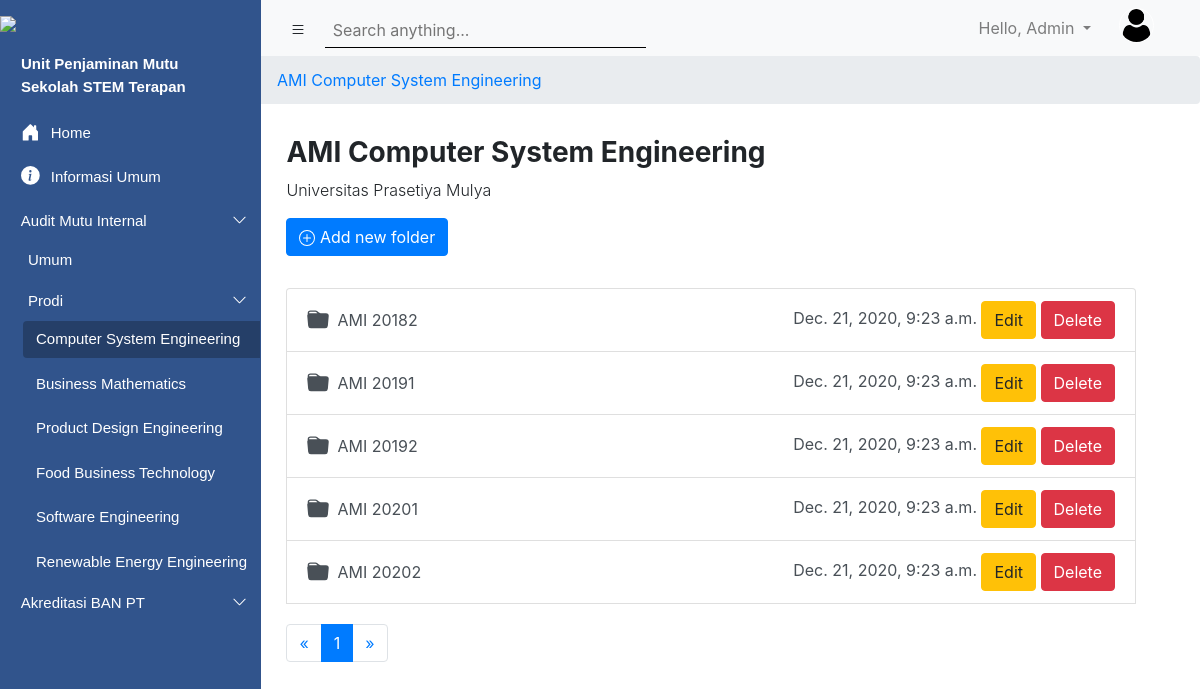
Page /folder/AMI/2 (signed in) on the earlier database version.
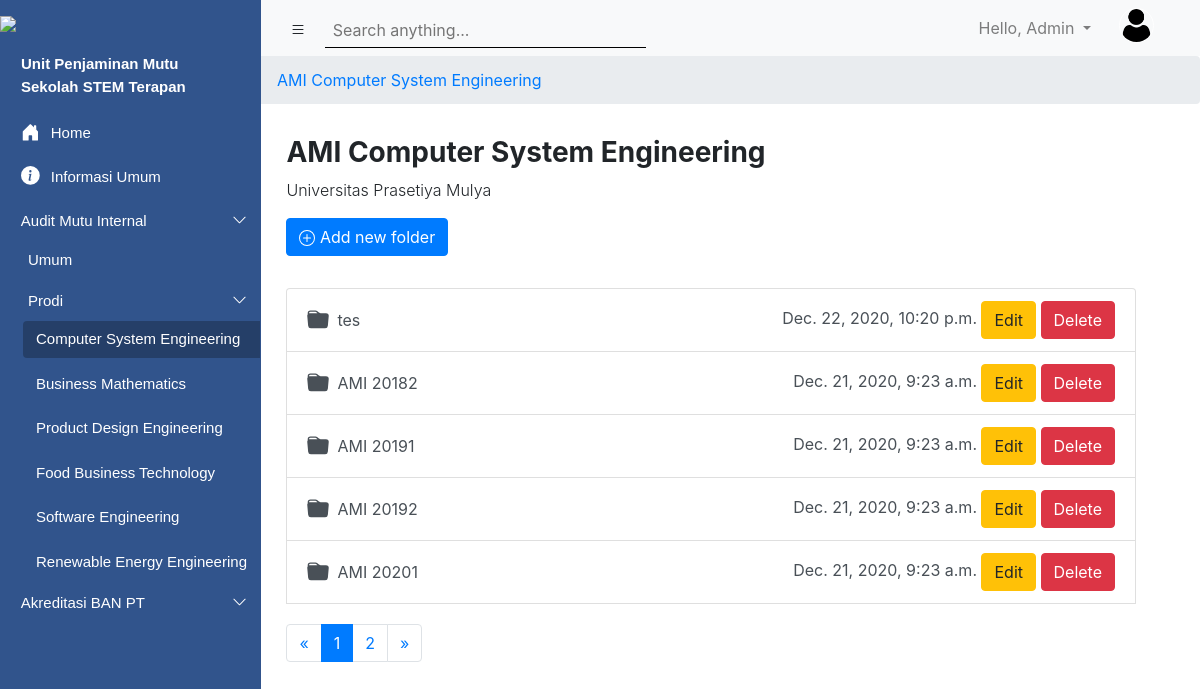
Same page on the later database version.
### upmsite/models.py (models this page shows, shortened)
class Folder(models.Model):
    listKategori = (
        ('AMI', 'AMI'),
        ('ABPT', 'ABPT'),
        ('Informasi Umum', 'Informasi Umum'),
    )
    nama_folder = models.CharField(default='', max_length=256)
    nama_prodi = models.ForeignKey(ProgramStudi, on_delete=models.CASCADE, blank = True, null = True)
    kategori = models.CharField(max_length=50, choices=listKategori)
    public_status = models.BooleanField(default = True)
    created_at = models.DateTimeField(auto_now_add=True)
    updated_at = models.DateTimeField(auto_now=True)
    isAllowNewFolder = models.BooleanField(default = True)
    isAllowNewFile = models.BooleanField(default = True)
    class Meta:
        ordering = ['-updated_at']

### Accounts/models.py (models this page shows, shortened)
class ProgramStudi(models.Model):
    nama_prodi = models.CharField(max_length=200)

### upmsite/viewscinta.py (the view)
# urls.py: path('folder/<str:kategori>/<int:pk_prodi>', viewscinta.FolderList, name="folder-list"),
def FolderList(request, kategori, pk_prodi):
    roles = request.user.roles
    prodi = request.user.prodi
    semua_prodi = models_account.ProgramStudi.objects.all()
    prodi_terpilih = models_account.ProgramStudi.objects.filter(id=prodi.id)
    ami_umum = models.Folder.objects.filter(nama_prodi=None, kategori='AMI')
    abpt_umum = models.Folder.objects.filter(nama_prodi=None, kategori='ABPT')
    global data_pk_prodi
    data_pk_prodi = pk_prodi
    if kategori == 'Informasi Umum':
        kategori = kategori
        informasiUmum = models.Folder.objects.filter(kategori=kategori)
        now = datetime.datetime.now()
        nowtimezone = timezone.now()
        time = timezone.localtime(informasiUmum[0].updated_at)
        p_informasiumum = Paginator(informasiUmum, 5)
        page_number = request.GET.get('page')
        totalfolder = len(informasiUmum)
        jumlah_halaman = []
        for x in range(1, p_informasiumum.num_pages+1):
            jumlah_halaman.append(x)
        context = {
            'pk_prodi': pk_prodi,
            'roles': roles,
            'prodi': prodi,
            'pages': p_informasiumum.get_page(page_number),
            'jumlah_halaman': jumlah_halaman,
            'totalfolder': totalfolder,
        }
    else:
        roles = request.user.roles
        semua_prodi = models_account.ProgramStudi.objects.all()
        informasiUmum = models.Folder.objects.filter(kategori=kategori, nama_prodi__id=pk_prodi)
        selected_prodi = models_account.ProgramStudi.objects.get(id=pk_prodi)
        p_informasiumum = Paginator(informasiUmum, 5)
        totalfolder = len(informasiUmum)
        jumlah_halaman = []
        print(roles)
        page_number = request.GET.get('page')
        for x in range(1, p_informasiumum.num_pages+1):
            jumlah_halaman.append(x)
        label = kategori
        if kategori == "ABPT":
            label = "ABPT"
        elif kategori == "AMI":
            label = "AMI"
        context = {
            'pk_prodi': pk_prodi,
            'label': label,
            'informasiUmum': informasiUmum,
            'roles': roles,
            'prodi': selected_prodi.nama_prodi,
            'pages': p_informasiumum.get_page(page_number),
            'jumlah_halaman': jumlah_halaman,
            'totalfolder': totalfolder,
        }
    context1 = {
        'kategori': kategori,
        'ami_umum': ami_umum,
        'abpt_umum': abpt_umum,
        'semua_prodi': semua_prodi,
        'prodi_terpilih': prodi_terpilih,
    }
    return render(request, 'Akreditasi/FolderList.html', {**context , **context1})

### Templates/Akreditasi/FolderList.html (shortened to what this page needs)
{% extends 'main.html' %}
{% load static %}
{% block search %}
      <div class="search1">
        <input class="input-sm border-0 p-2 col-md-11 input_search1" id="searchbox" type="text" placeholder="Search anything...">
      </div>
{% endblock %}
{% block content %}
<section>
  <nav aria-label="breadcrumb">
      <ol class="breadcrumb">
        {% if kategori == 'Informasi Umum' %}
        <li class="breadcrumb-item"><a href="#">{{kategori}}</a></li>
        {% else %}
        <li class="breadcrumb-item"><a href="#">{{label}} {{prodi}}</a></li>
        {% endif %}
      </ol>
  </nav>
</section>
  <section class="page-title" style="margin-left: 17.9rem; ">
    {% if kategori == 'Informasi Umum' %}
    <h3 class="font-weight-bold">{{kategori}}</h3>
    {% else %}
    <h3 class="font-weight-bold">{{label}} {{prodi}}</h3>
    {% endif %}
      <p class="font-weight-light">Universitas Prasetiya Mulya</p>
      {% if roles == 'Admin'%}
      <a class="btn btn-primary" href="{% url 'folder-create' kategori=kategori pk_prodi=pk_prodi %}">
        Add new folder
      </a>
      {% endif %}
  </section>
  {% if totalfolder >= 1 %}
  <section class="page-title" style="margin-left: 17.9rem; margin-right: 4rem;">
    <div class="list-group">
      {%for item in pages%}
        <div type="button" class="list-group-item list-group-item-action button list-main" data-role="list-menus" onclick="window.location='{% url 'subfolder1-list' pk_parent=item.id %}';">
          <a class="text-decoration-none text-reset text-control">{{item.nama_folder}}</a>
          {% if roles == 'Admin'%}
          <div class=end-box>
            <a class="text-decoration-none text-reset text-control">{{item.updated_at}}</a>
            <a href="{% url 'folder-update' kategori=kategori pk_prodi=item.id %}" class="btn btn-warning btn-card-menu">Edit</a>
            <a href="{% url 'folder-delete' kategori=kategori pk_prodi=item.id %}" class="btn btn-danger btn-card-menu">Delete</a>
          </div>
          {% else %}
          <div class=end-box>
            <a class="text-decoration-none text-reset text-control">{{item.updated_at}}</a>
          </div>
          {% endif %}
        </div>
      {%endfor%}
      <nav aria-label="Page navigation example" style='margin-top:20px;'>
        <ul class="pagination">
          <li class="page-item">
            {% if pages.has_previous %}
            <a class="page-link" href="?page={{ pages.previous_page_number }}" aria-label="Previous">
              <span aria-hidden="true">&laquo;</span>
            </a>
            {% else %}
            <a class="page-link" href="?page={{ pages.number }}" aria-label="Previous">
              <span aria-hidden="true">&laquo;</span>
            </a>
            {% endif %}
          </li>
          {% for x in jumlah_halaman %}
          <li class="page-item {% if pages.number == x %}active{% endif %}" id="pages"><a class="page-link" href="?page={{x}}">{{x}}</a></li>
          {% endfor %}
          <li class="page-item">
            {% if pages.has_next %}
            <a class="page-link" href="?page={{ pages.next_page_number }}" aria-label="Next">
              <span aria-hidden="true">&raquo;</span>
            </a>
            {% else %}
            <a class="page-link" href="?page={{ pages.number }}" aria-label="Next">
              <span aria-hidden="true">&raquo;</span>
            </a>
            {% endif %}
          </li>
        </ul>
      </nav>
    </div>
  </section>
  {% endif %}
{% endblock %}

### Templates/main.html (shortened to what the changed rows need)
{% load static %}
<!DOCTYPE html>
<html lang="en">
<head>
    <link rel="stylesheet" href="https://stackpath.bootstrapcdn.com/bootstrap/4.5.2/css/bootstrap.min.css">
    <link rel="stylesheet" href="{% static 'css/main.css'%}">
</head>
<body>
    <section class="left_navigation" id="leftSidebar">
        <div class="accordion navigation_menu pt-3" id="accordionExample">
            <div class="card card1">
              <div class="card-head card1-2" id="headingTwo">
                <h2 class="mb-0">
                  <button class="btn btn-link btn-block text-left collapsed button1" id="buttonTest" type="button" data-toggle="collapse" data-target="#collapseTwo" aria-expanded="false" aria-controls="collapseTwo">
                    <div class="button-content-2">
                        <div>Audit Mutu Internal</div>
                        <div class="caret">
                        </div>
                    </div>
                  </button>
                </h2>
              </div>
              <div id="collapseTwo" class="{% if kategori == 'AMI'%}collapse show{% else %}collapse{% endif %} buttonTest2" aria-labelledby="headingTwo" data-parent="#accordionExample">
                {% for item in ami_umum %}
                <a class="btn btn-link btn-block text-left button1 ml-4 {% if kategori == 'AMI' and prodi == None %}main-active{% endif %}" type="button" href="{% url 'subfolder1-list' pk_parent=item.id %}">
                  Umum
                </a>
                {% endfor %}
                {% if roles == 'Admin' %}
                <div class="accordion navigation_menu" id="accordionExampleTwo">
                  <div class="card-head card1-2" id="headingFour">
                    <h2 class="mb-0">
                      <button class="btn btn-link btn-block-inside text-left collapsed button1 ml-4" id="buttonTest" type="button" data-toggle="collapse" data-target="#collapseFour" aria-expanded="false" aria-controls="collapseFour">
                        <div class="button-content-3">
                          <div>Prodi</div>
                          <div class="caret">
                          </div>
                        </div>
                      </button>
                    </h2>
                  </div>
                  <div id="collapseFour" class="{% if kategori == 'AMI' and prodi != None %}collapse show{% else %}collapse{% endif %} buttonTest2" aria-labelledby="headingFour" data-parent="#accordionExampleTwo">
                    {% for prodi in semua_prodi %}
                    <a class="btn btn-link btn-block text-left button1 button-prodi {% if kategori == 'AMI' and prodi.id == pk_prodi %}main-active{% endif %}" type="button" href="{% url 'folder-list' kategori='AMI' pk_prodi=prodi.id%}">
                      {{prodi.nama_prodi}}
                    </a>
                    {% endfor %}
                  </div>
                </div>
                {% elif roles == 'Faculty Member' or roles == 'Admin Prodi' %}
                  {% for item in prodi_terpilih %}
                    <a class="btn btn-link btn-block text-left button1 ml-4 {% if kategori == 'AMI' and item.id == pk_prodi %}main-active{% endif %}" type="button" href="{% url 'folder-list' kategori='AMI' pk_prodi=item.id %}">
                      {{item.nama_prodi}}
                    </a>
                  {% endfor %}
                {% endif %}
              </div>
            </div>
            <div class="card card1">
              <div class="card-head card1-2" id="headingThree">
                <h2 class="mb-0">
                  <button class="btn btn-link btn-block text-left collapsed button1" id="buttonTest" type="button" data-toggle="collapse" data-target="#collapseThree" aria-expanded="false" aria-controls="collapseThree">
                    <div class="button-content-2">
                      <div>Akreditasi BAN PT</div>
                      <div class="caret">
                      </div>
                  </div>
                  </button>
                </h2>
              </div>
            </div>
        </div>
    </section>
    <section id="rightScreen">
    {% block content %}
    {% endblock %}
</body>
</html>

Differences in the rows shown:
no longer on this page (row unchanged): Folder: nama_folder "AMI 20202", updated_at "Dec. 21, 2020, 9:23 a.m.", shown under "AMI Computer System Engineering"
added Folder: nama_folder "tes", updated_at "Dec. 22, 2020, 10:20 p.m.", shown under "AMI Computer System Engineering"
Other differences:
new list line: "2"
